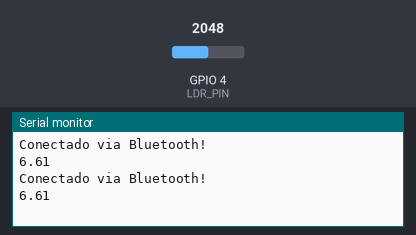
A sketch run on a simulated ESP32. Shown: the last lines printed to the serial monitor. The test bench sets the inputs (shaded band); at power-on: GPIO 4 (LDR_PIN) = 2048. Nothing arrives over Bluetooth unless stated.

Above: at 3.8 s.
3.9 s: GPIO 4 (LDR_PIN) set to 2866
At 4.8 s:
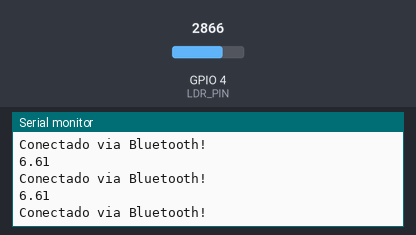
6.7 s: GPIO 4 (LDR_PIN) set to 3603
At 7.5 s:
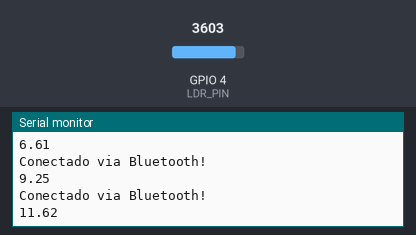
Timing chart, 0 to 9.7 s (numbered marks = the images above; inputs shaded):
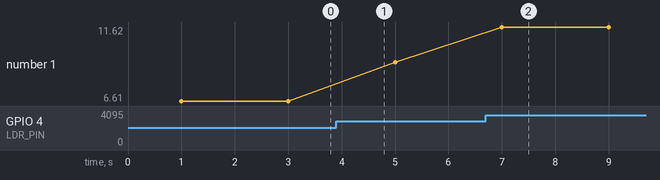

Measured:
- after the input at 6.7 s, the serial monitor: prints a new line after 0.30 s (image 2)
- plotted number 1: 6.61 → 9.25 after the input at 3.9 s, 9.25 → 11.62 after the input at 6.7 s

The sketch:

ESP_LDR.ino
```cpp
#define LDR_PIN 4 // Pino analógico ao qual o sensor LDR está conectado
#define DEVICE_NAME "ESP32_LDR"

#include <BluetoothSerial.h>

#if !defined(CONFIG_BT_ENABLED) || !defined(CONFIG_BLUEDROID_ENABLED)
#error Bluetooth is not enabled! Please run `make menuconfig` to and enable it
#endif

BluetoothSerial SerialBT;

void onBluetoothConnect() {
  Serial.println("Conectado via Bluetooth!");
  delay(1000);
}

void onBluetoothDisconnect() {
  Serial.println("Desconectado via Bluetooth! Tentando reconectar...");
  delay(1000);

  // Tentar reconectar
  SerialBT.begin(DEVICE_NAME);
}

void setup() {
  Serial.begin(115200);
  SerialBT.begin(DEVICE_NAME);
  pinMode(LDR_PIN, INPUT);
}

void loop() {
  if (SerialBT.hasClient()) {
    // Verifica se há um dispositivo Bluetooth conectado
    onBluetoothConnect(); // Chama a função onBluetoothConnect quando conectado
  } else {
    // Se não houver cliente Bluetooth, chama a função onBluetoothDisconnect
    onBluetoothDisconnect();
  }

  // Valor fixo para o sensor LDR
  int sensorValue = analogRead(LDR_PIN);
  float ldrValue = sensorValue * (3.3 / 1023.0);

  // Envie o valor fixo do sensor LDR via Bluetooth
  Serial.println(ldrValue);
  SerialBT.println(ldrValue);

  delay(1000);  // Atraso opcional para evitar leituras muito frequentes
}
```
